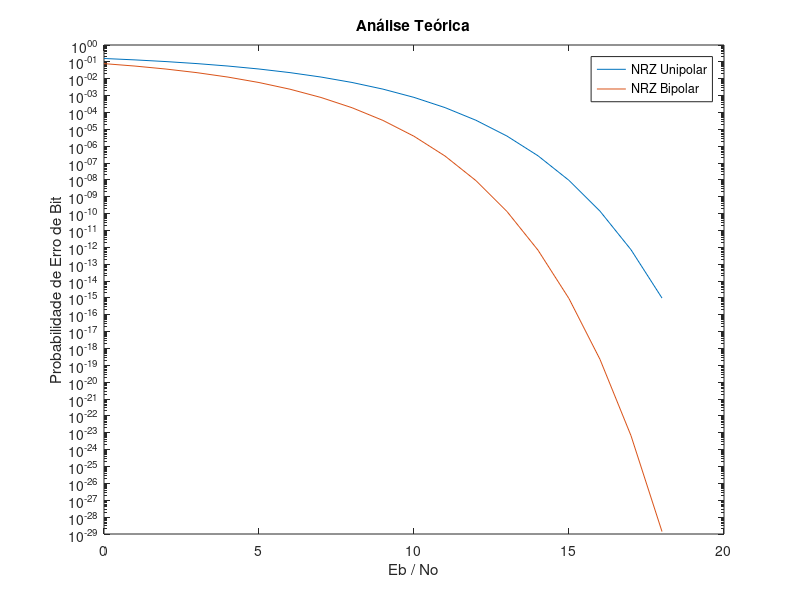
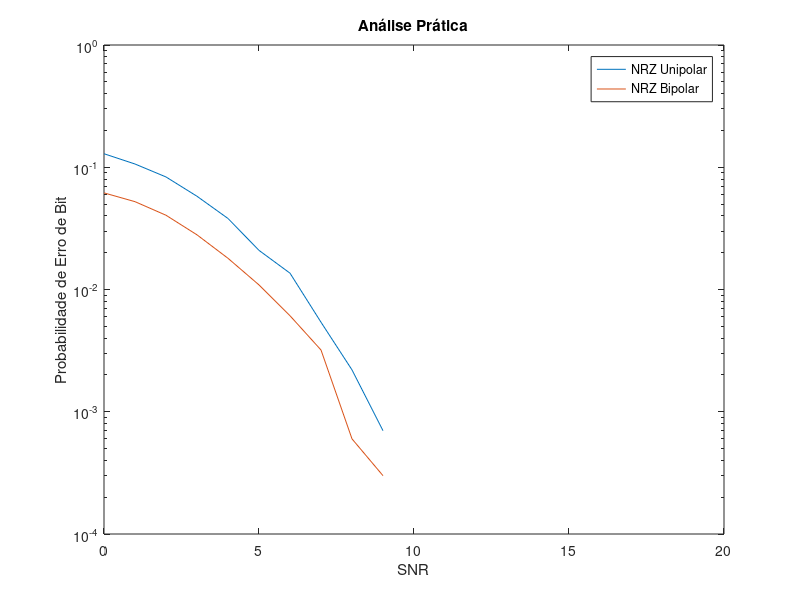

These charts were generated, in order, by the following MATLAB code:
close all
clear all
clc

% Fator de superamostragem
N = 5; 
% Eb/No (dB)
EbNo_max = 18;
% Taxa de transmissao (bits/s)
Rb = 1e4;
% Periodo da taxa
Tb = 1/Rb;
% Amplitudes
A = 1;
% Limiar
limiar = A/2;
% Frequencia de amostragem
Fs = N*Rb;
% Passo tempo
passo_tempo = 1/(Fs);
% Tempo final 
t_final = 1;
% Eixo tempo
t = [0:passo_tempo:t_final-passo_tempo];

% Informacao
info = randint(1,Rb*t_final);
info_unipolar = info * A;
info_bipolar = (info*2)-A;

% Filtro formatador
filtro_NRZ = ones(1,N); 

% Superamostragem
info_up_unipolar = upsample(info_unipolar,N); 
info_up_bipolar = upsample(info_bipolar,N); 

% Filtragem para formatar o sinal
sinal_tx_unipolar = filter(filtro_NRZ,1,info_up_unipolar);
sinal_tx_bipolar = filter(filtro_NRZ,1,info_up_bipolar);

% Filtro Casado
filtro_casado_rx = fliplr(filtro_NRZ);

for ebno = 0 : EbNo_max
    % Canal AWGN para diferentes valores de SNR 
    sinal_rx_unipolar = awgn(sinal_tx_unipolar,ebno);
    sinal_rx_bipolar = awgn(sinal_tx_bipolar,ebno);
  
    % Filtrando os sinais
    sinal_rx_filtrado_uni = filter(filtro_casado_rx,1,sinal_rx_unipolar)/N;
    sinal_rx_filtrado_bi = filter(filtro_casado_rx,1,sinal_rx_bipolar)/N;
    
    % Sinal detectado COM filtro casado 
    sinal_det_com_FC_uni = sinal_rx_filtrado_uni(N:N:end);
    sinal_det_com_FC_bi = sinal_rx_filtrado_bi(N:N:end);
    
    % Estimativa de erro
    info_est_com_FC_uni = (sinal_det_com_FC_uni > limiar);
    info_est_com_FC_bi = (sinal_det_com_FC_bi > limiar);
    
    % Probabilidade de erro para SNR (Pratica)
    Pb_uni_prat(ebno+1) = sum(xor(info,info_est_com_FC_uni))/length(info);
    Pb_bi_prat(ebno+1) = sum(xor(info,info_est_com_FC_bi))/length(info);
    
    % Probabilidade de erro para Eb/No linearizada
    Pb_uni_teor(ebno+1) = qfunc(sqrt(10^(ebno/10)));
    Pb_bi_teor(ebno+1) =  qfunc(sqrt(2*10^(ebno/10)));
     
end

% Plotando BER
figure(1)
semilogy([0:EbNo_max],Pb_uni_teor);
hold on;
semilogy([0:EbNo_max],Pb_bi_teor);
xlabel('Eb / No');
ylabel('Probabilidade de Erro de Bit'); 
legend('NRZ Unipolar','NRZ Bipolar');
title('Análise Teórica');
hold off;

figure(2)
semilogy([0:EbNo_max],Pb_uni_prat);
hold on,
semilogy([0:EbNo_max],Pb_bi_prat);
xlabel('SNR');
ylabel('Probabilidade de Erro de Bit'); 
legend('NRZ Unipolar','NRZ Bipolar');
title('Análise Prática');


